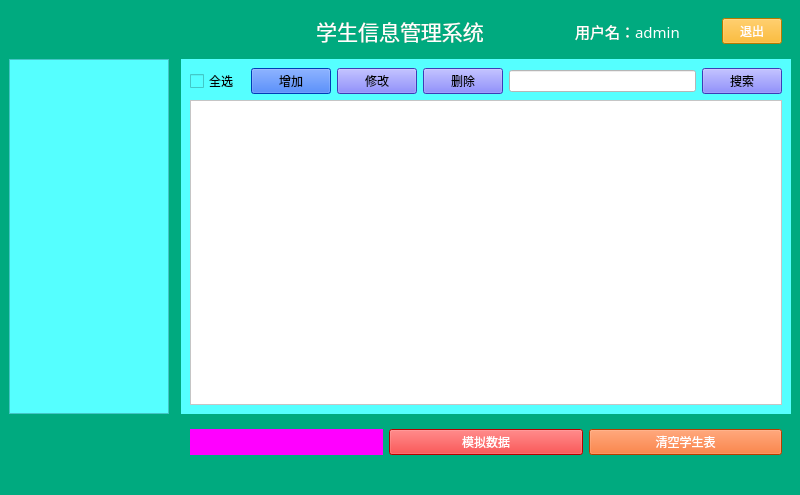
<?xml version="1.0" encoding="UTF-8"?>
<ui version="4.0">
 <class>MainWindow</class>
 <widget class="QMainWindow" name="MainWindow">
  <property name="geometry">
   <rect>
    <x>0</x>
    <y>0</y>
    <width>800</width>
    <height>495</height>
   </rect>
  </property>
  <property name="minimumSize">
   <size>
    <width>800</width>
    <height>480</height>
   </size>
  </property>
  <property name="windowTitle">
   <string>学生管理系统</string>
  </property>
  <property name="windowIcon">
   <iconset resource="icon.qrc">
    <normaloff>:/3</normaloff>:/3</iconset>
  </property>
  <property name="toolTip">
   <string>学生管理系统</string>
  </property>
  <property name="styleSheet">
   <string notr="true">background-color: rgb(0, 170, 127);</string>
  </property>
  <widget class="QWidget" name="centralwidget">
   <property name="styleSheet">
    <string notr="true"/>
   </property>
   <layout class="QGridLayout" name="gridLayout">
    <item row="3" column="2" rowspan="2">
     <widget class="QWidget" name="widget_3" native="true">
      <property name="sizePolicy">
       <sizepolicy hsizetype="Expanding" vsizetype="Preferred">
        <horstretch>0</horstretch>
        <verstretch>0</verstretch>
       </sizepolicy>
      </property>
      <property name="maximumSize">
       <size>
        <width>16777215</width>
        <height>16777215</height>
       </size>
      </property>
      <layout class="QHBoxLayout" name="horizontalLayout_3">
       <item>
        <widget class="QLabel" name="lbCnt">
         <property name="styleSheet">
          <string notr="true">color: rgb(255, 255, 255);
background-color: rgb(255, 0, 255);</string>
         </property>
         <property name="text">
          <string/>
         </property>
         <property name="alignment">
          <set>Qt::AlignCenter</set>
         </property>
        </widget>
       </item>
       <item>
        <widget class="QPushButton" name="simBtn">
         <property name="styleSheet">
          <string notr="true">color: rgb(255, 255, 255);
background-color: rgb(255, 0, 0);</string>
         </property>
         <property name="text">
          <string>模拟数据</string>
         </property>
        </widget>
       </item>
       <item>
        <widget class="QPushButton" name="clcBtn">
         <property name="sizePolicy">
          <sizepolicy hsizetype="Preferred" vsizetype="Preferred">
           <horstretch>0</horstretch>
           <verstretch>0</verstretch>
          </sizepolicy>
         </property>
         <property name="maximumSize">
          <size>
           <width>16777215</width>
           <height>16777215</height>
          </size>
         </property>
         <property name="styleSheet">
          <string notr="true">background-color: rgb(255, 85, 0);
color: rgb(255, 255, 255);</string>
         </property>
         <property name="text">
          <string>清空学生表</string>
         </property>
        </widget>
       </item>
      </layout>
     </widget>
    </item>
    <item row="0" column="0" colspan="3">
     <widget class="QWidget" name="widget" native="true">
      <property name="styleSheet">
       <string notr="true">color: rgb(255, 255, 255);</string>
      </property>
      <layout class="QHBoxLayout" name="horizontalLayout_2" stretch="1,1,1">
       <property name="spacing">
        <number>0</number>
       </property>
       <property name="leftMargin">
        <number>0</number>
       </property>
       <property name="topMargin">
        <number>0</number>
       </property>
       <property name="rightMargin">
        <number>0</number>
       </property>
       <property name="bottomMargin">
        <number>0</number>
       </property>
       <item>
        <spacer name="horizontalSpacer">
         <property name="orientation">
          <enum>Qt::Horizontal</enum>
         </property>
         <property name="sizeType">
          <enum>QSizePolicy::Preferred</enum>
         </property>
         <property name="sizeHint" stdset="0">
          <size>
           <width>40</width>
           <height>20</height>
          </size>
         </property>
        </spacer>
       </item>
       <item>
        <widget class="QLabel" name="label">
         <property name="font">
          <font>
           <family>黑体</family>
           <pointsize>16</pointsize>
          </font>
         </property>
         <property name="layoutDirection">
          <enum>Qt::LeftToRight</enum>
         </property>
         <property name="text">
          <string>学生信息管理系统</string>
         </property>
         <property name="alignment">
          <set>Qt::AlignCenter</set>
         </property>
        </widget>
       </item>
       <item>
        <widget class="QWidget" name="widget_2" native="true">
         <layout class="QHBoxLayout" name="horizontalLayout">
          <item>
           <widget class="QLabel" name="label_2">
            <property name="maximumSize">
             <size>
              <width>30</width>
              <height>40</height>
             </size>
            </property>
            <property name="styleSheet">
             <string notr="true">border-image: url(:/6);</string>
            </property>
            <property name="text">
             <string/>
            </property>
           </widget>
          </item>
          <item>
           <widget class="QLabel" name="label_3">
            <property name="font">
             <font>
              <family>楷体</family>
              <pointsize>11</pointsize>
             </font>
            </property>
            <property name="text">
             <string>用户名：admin</string>
            </property>
           </widget>
          </item>
          <item>
           <widget class="QPushButton" name="exitBtn">
            <property name="maximumSize">
             <size>
              <width>60</width>
              <height>16777215</height>
             </size>
            </property>
            <property name="styleSheet">
             <string notr="true">background-color: rgb(255, 170, 0);</string>
            </property>
            <property name="text">
             <string>退出</string>
            </property>
           </widget>
          </item>
         </layout>
        </widget>
       </item>
      </layout>
     </widget>
    </item>
    <item row="1" column="2">
     <widget class="QStackedWidget" name="stackedWidget">
      <property name="styleSheet">
       <string notr="true">background-color: rgb(85, 255, 255);</string>
      </property>
      <property name="currentIndex">
       <number>1</number>
      </property>
      <widget class="QWidget" name="page"/>
      <widget class="QWidget" name="page_2">
       <layout class="QGridLayout" name="gridLayout_2">
        <item row="0" column="0">
         <widget class="QCheckBox" name="checkBox">
          <property name="text">
           <string>全选</string>
          </property>
         </widget>
        </item>
        <item row="0" column="4">
         <widget class="QPushButton" name="delBtn">
          <property name="sizePolicy">
           <sizepolicy hsizetype="Minimum" vsizetype="Preferred">
            <horstretch>0</horstretch>
            <verstretch>0</verstretch>
           </sizepolicy>
          </property>
          <property name="styleSheet">
           <string notr="true">background-color: rgb(85, 85, 255);</string>
          </property>
          <property name="text">
           <string>删除</string>
          </property>
         </widget>
        </item>
        <item row="0" column="2">
         <widget class="QPushButton" name="addBtn">
          <property name="sizePolicy">
           <sizepolicy hsizetype="Minimum" vsizetype="Preferred">
            <horstretch>0</horstretch>
            <verstretch>0</verstretch>
           </sizepolicy>
          </property>
          <property name="maximumSize">
           <size>
            <width>16777215</width>
            <height>16777215</height>
           </size>
          </property>
          <property name="styleSheet">
           <string notr="true">background-color: rgb(0, 85, 255);</string>
          </property>
          <property name="text">
           <string>增加</string>
          </property>
         </widget>
        </item>
        <item row="0" column="6">
         <widget class="QPushButton" name="serBtn">
          <property name="sizePolicy">
           <sizepolicy hsizetype="Minimum" vsizetype="Preferred">
            <horstretch>0</horstretch>
            <verstretch>0</verstretch>
           </sizepolicy>
          </property>
          <property name="styleSheet">
           <string notr="true">background-color: rgb(85, 85, 255);</string>
          </property>
          <property name="text">
           <string>搜索</string>
          </property>
         </widget>
        </item>
        <item row="1" column="0" colspan="7">
         <widget class="QTableWidget" name="tableWidget">
          <property name="styleSheet">
           <string notr="true">background-color: rgb(255, 255, 255);</string>
          </property>
         </widget>
        </item>
        <item row="0" column="5">
         <widget class="QLineEdit" name="leSearch">
          <property name="styleSheet">
           <string notr="true">background-color: rgb(255, 255, 255);</string>
          </property>
         </widget>
        </item>
        <item row="0" column="3">
         <widget class="QPushButton" name="modBtn">
          <property name="sizePolicy">
           <sizepolicy hsizetype="Minimum" vsizetype="Preferred">
            <horstretch>0</horstretch>
            <verstretch>0</verstretch>
           </sizepolicy>
          </property>
          <property name="styleSheet">
           <string notr="true">background-color: rgb(85, 85, 255);</string>
          </property>
          <property name="text">
           <string>修改</string>
          </property>
         </widget>
        </item>
       </layout>
      </widget>
     </widget>
    </item>
    <item row="1" column="0">
     <widget class="QTreeWidget" name="treeWidget">
      <property name="maximumSize">
       <size>
        <width>160</width>
        <height>16777215</height>
       </size>
      </property>
      <property name="styleSheet">
       <string notr="true">background-color: rgb(85, 255, 255);</string>
      </property>
      <attribute name="headerVisible">
       <bool>false</bool>
      </attribute>
      <column>
       <property name="text">
        <string notr="true">1</string>
       </property>
      </column>
     </widget>
    </item>
   </layout>
  </widget>
  <widget class="QMenuBar" name="menubar">
   <property name="geometry">
    <rect>
     <x>0</x>
     <y>0</y>
     <width>800</width>
     <height>21</height>
    </rect>
   </property>
  </widget>
  <widget class="QStatusBar" name="statusbar"/>
 </widget>
 <resources>
  <include location="icon.qrc"/>
 </resources>
 <connections/>
</ui>
